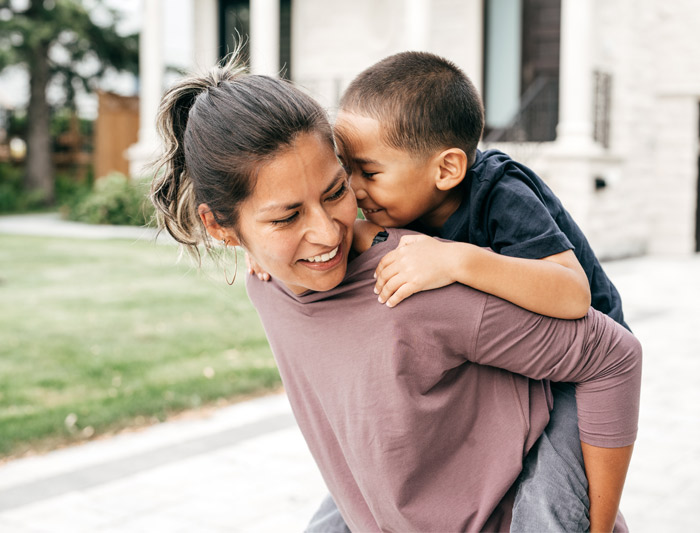
#> input picture pics/1035146258.jpg, 700 x 533 px
$ python blurry.py --images pics   (older library calls are emulated)
#> lines starting #> are read from the running program, lines starting #| are printed output that depends on the picture; after the words box and inside, x2 and y2 are one past the last pixel; in counts of white or black regions, pixels touching at a corner belong together
#> in process_image, image is the input picture: shape (533, 700, 3); mean B, G, R 155.2, 166.9, 178.7
#> in process_image, `gray = cv2.cvtColor(image, cv2.COLOR_BGR2GRAY)`:
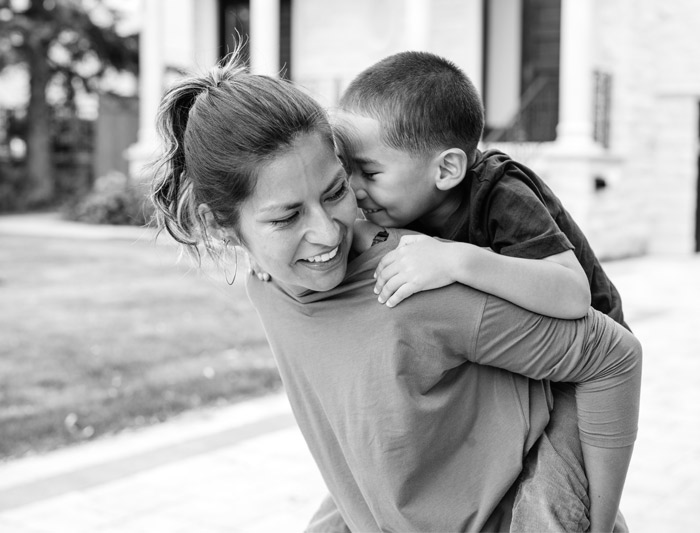
#> gray: shape (533, 700); min 0, max 255, mean 169.1
#> in process_image, `fm = variance_of_laplacian(gray)`: fm = 411.3
### dub.py
import PIL
import cv2
import os
from PIL import Image, ExifTags

def get_image_metadata_date(image_path):
    # Open the image file
    with open(image_path, "rb") as file:
        image = Image.open(file)
        # Get the image's Exif data
        exif_data = image.getexif()
        if exif_data is not None:
            # Get only DateTimeOriginal tag from the Exif data
            for tag_id, value in exif_data.items():
                tag = ExifTags.TAGS.get(tag_id, tag_id)
                if tag == "DateTimeOriginal":
                    return value
    return None


# Returns a list of image paths sorted by their creation date
def sort_images_by_date(image_paths: list):
    return sorted(image_paths, key=lambda x: os.path.getctime(x))

### blurry.py
import cv2
import rawpy
import numpy as np
import os
import argparse
from glob import glob
from multiprocessing import Pool, cpu_count
import shutil  # For moving files
import dub
import threading

def variance_of_laplacian(image):
    return cv2.Laplacian(image, cv2.CV_64F).var()

def resize_image(image, max_width, max_height):
#> called with max_width = 1720, max_height = 1200
    (h, w) = image.shape[:2]
#> h = 533; w = 700
    aspect_ratio = w / h
#> aspect_ratio = 1.31

    # Calculate new dimensions while maintaining aspect ratio
    if w > h:
        new_width = min(w, max_width)
#> new_width = 700
        new_height = int(new_width / aspect_ratio)
#> new_height = 533
    else:
        new_height = min(h, max_height)
        new_width = int(new_height * aspect_ratio)

    # Ensure new dimensions don't exceed the maximum allowed dimensions
    if new_width > max_width or new_height > max_height:
        # Scale down to fit within max dimensions
        scale_factor = min(max_width / w, max_height / h)
        new_width = int(w * scale_factor)
        new_height = int(h * scale_factor)

    # Resize the image to the new dimensions
    resized_image = cv2.resize(image, (new_width, new_height))

    # Create a blank canvas with max dimensions
    canvas = np.zeros((max_height, max_width, 3), dtype=np.uint8)

    # Calculate center position
    y_offset = (max_height - new_height) // 2
#> y_offset = 333
    x_offset = (max_width - new_width) // 2
#> x_offset = 510

    # Place the resized image on the canvas, if it fits
    canvas[y_offset:y_offset + new_height, x_offset:x_offset + new_width] = resized_image
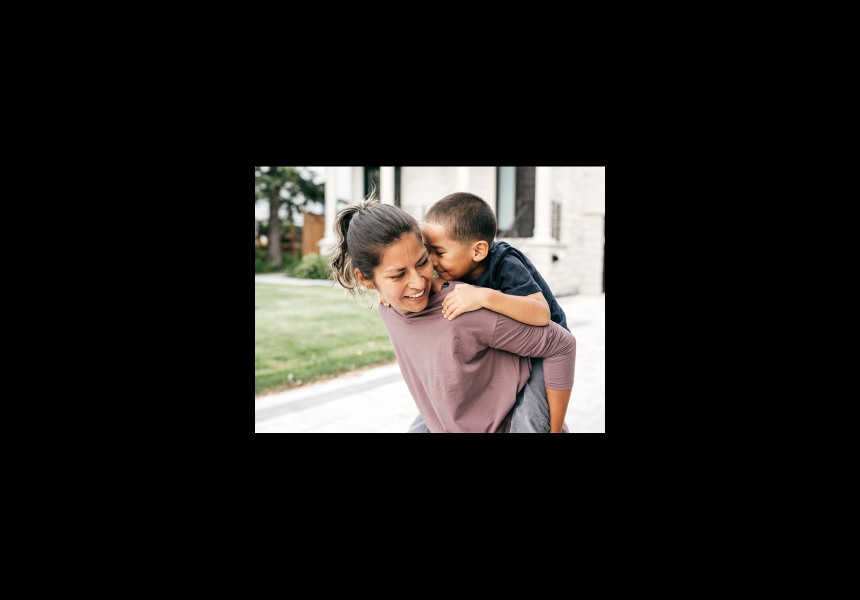
#> canvas: shape (1200, 1720, 3) (shown at 1/2 size); mean B, G, R 28, 30.2, 32.3

    return canvas

def process_image(imagePath, output_format, threshold, max_width, max_height):
    try:
        # Process NEF files with rawpy, others with OpenCV
        if imagePath.lower().endswith('.nef'):
            with rawpy.imread(imagePath) as raw:
                rgb_image = raw.postprocess()
            image = cv2.cvtColor(rgb_image, cv2.COLOR_RGB2BGR)
        else:
            image = cv2.imread(imagePath)
        # Convert to grayscale
        gray = cv2.cvtColor(image, cv2.COLOR_BGR2GRAY)
        # Calculate blur measure
        fm = variance_of_laplacian(gray)
        text = "Not Blurry"
        color = (0, 255, 0)
        if fm <= threshold:
            text = "Blurry"
            color = (255, 0, 0)
        # Resize for display
        resized_image = resize_image(image, max_width, max_height)
        # Add text to the top of the image
        cv2.putText(resized_image, f"{text}: {fm:.2f}", (10, 30),
                    cv2.FONT_ITALIC, 0.8, color, 2)
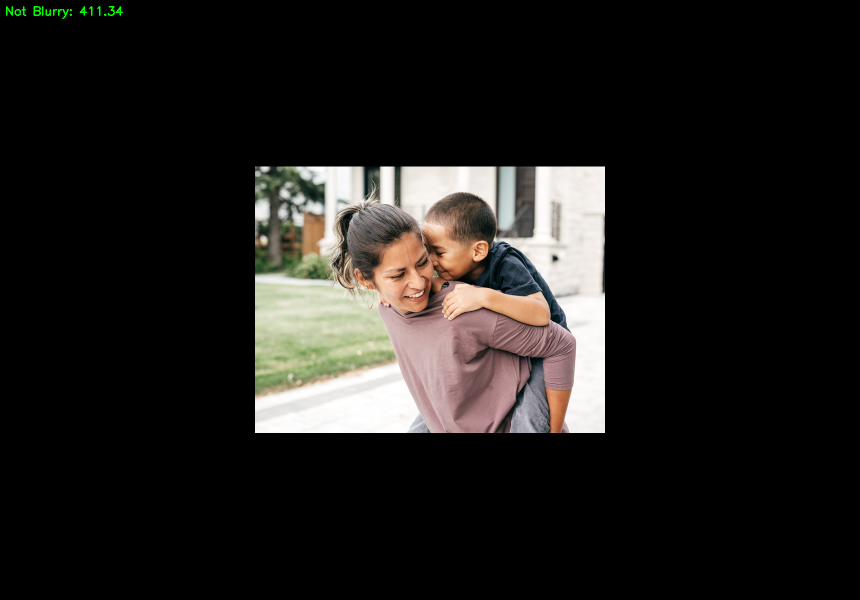
#> resized_image: shape (1200, 1720, 3) (shown at 1/2 size); 0.07% of pixels changed, all inside (x1, y1, x2, y2) = (12, 12, 246, 38)
        return resized_image, fm, text
    except Exception as e:
        print(f"Error processing {imagePath}: {e}")
        return None, None, None

def list_images(directory, valid_exts=(".jpg", ".jpeg", ".png", ".bmp", ".nef")):
    image_paths = []
    for ext in valid_exts:
        image_paths.extend(glob(os.path.join(directory, f"*{ext}")))
    return image_paths

def load_next_chunk(image_paths, chunk_size, current_index, result_list, output_format, threshold, max_width, max_height):
    # Load the next chunk of images in a separate thread
    next_chunk = image_paths[current_index:current_index + chunk_size]
    with Pool(processes=cpu_count()) as pool:
        results = pool.starmap(process_image, [(imagePath, output_format, threshold, max_width, max_height) for imagePath in next_chunk])
#> call 2 of process_image, with imagePath = 'pics/1058834616.jpg', output_format = 'png', threshold = 150, max_width = 1720, max_height = 1200
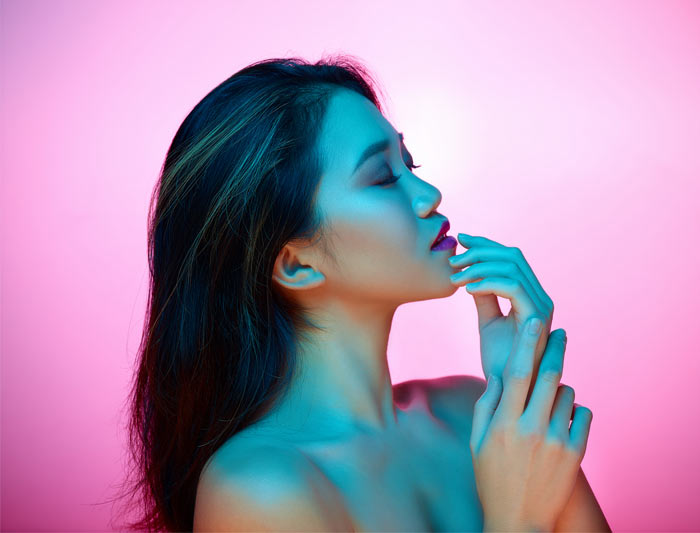
#> input picture pics/1058834616.jpg, 700 x 533 px
#> in process_image, image is the input picture: shape (533, 700, 3); mean B, G, R 174.5, 144.7, 169.5
#> in process_image (call 2), `gray = cv2.cvtColor(image, cv2.COLOR_BGR2GRAY)`:
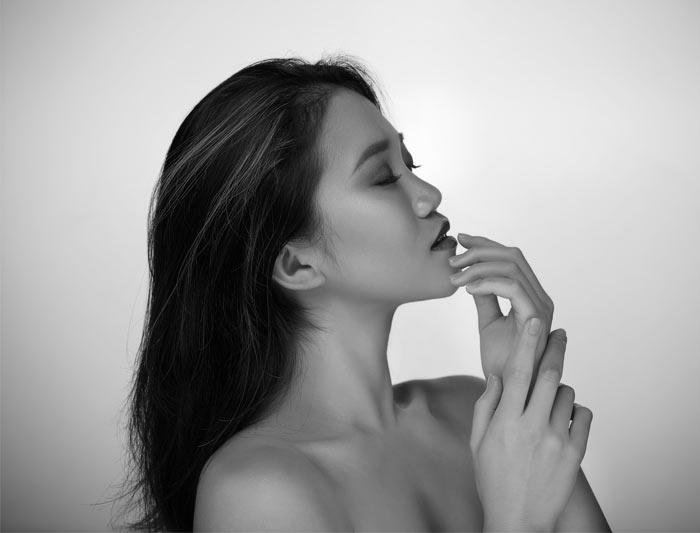
#> gray: shape (533, 700); min 0, max 255, mean 155.5
#> in process_image (call 2), `fm = variance_of_laplacian(gray)`: fm = 205.6
#> call 2 of resize_image, with max_width = 1720, max_height = 1200
#> in resize_image (call 2), `canvas[y_offset:y_offset + new_height, x_offset:x_offset + new_width] ..`:
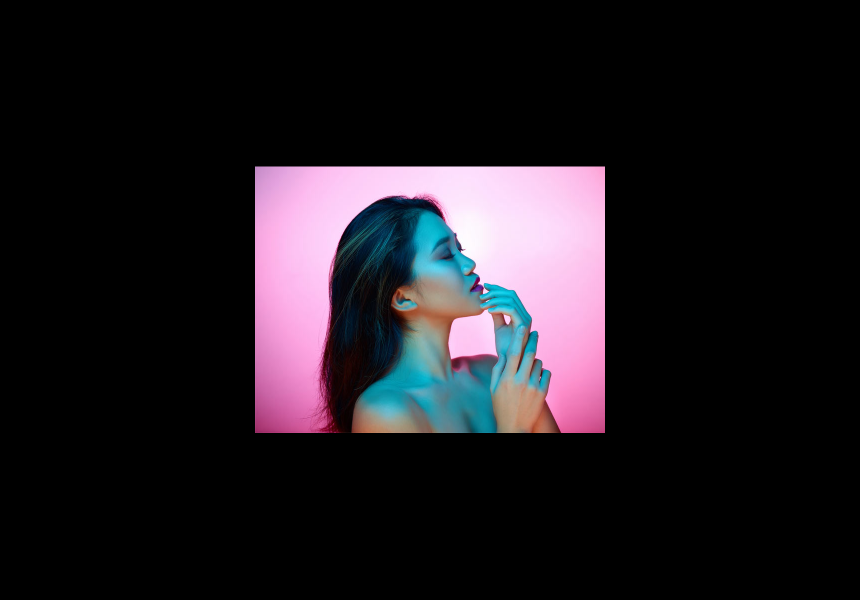
#> canvas: shape (1200, 1720, 3) (shown at 1/2 size); mean B, G, R 31.5, 26.2, 30.6
#> in process_image (call 2), `cv2.putText(resized_image, f"{text}: {fm:.2f}", (10, 30), cv2.FONT_ITA..`:
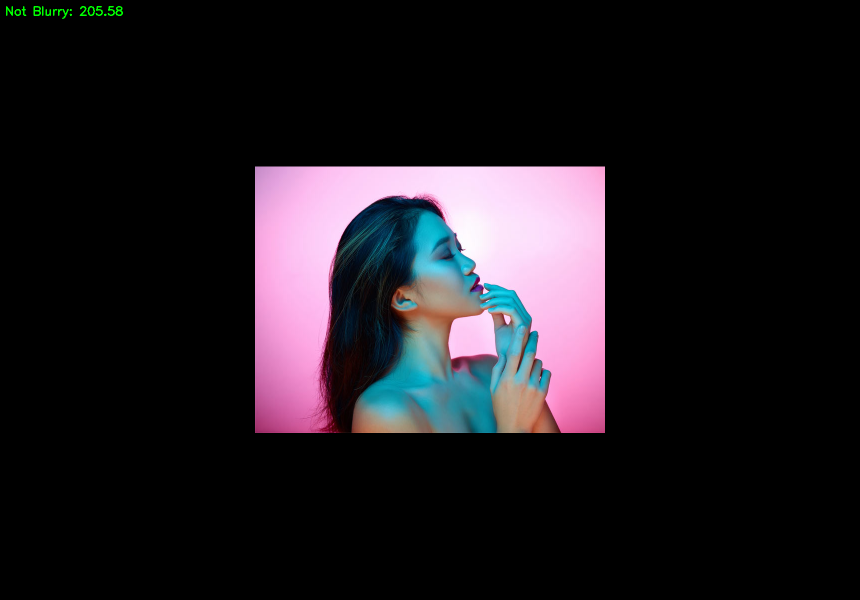
#> resized_image: shape (1200, 1720, 3) (shown at 1/2 size); 0.08% of pixels changed, all inside (x1, y1, x2, y2) = (12, 12, 246, 38)
#> results = 2 items
    result_list.clear()
    result_list.extend(results)

def display_message(message, width, height):
    # Create a blank image
    blank_image = np.zeros((height, width, 3), dtype=np.uint8)
    # Set text parameters
    cv2.putText(blank_image, message, (50, height // 2),
                cv2.FONT_HERSHEY_SIMPLEX, 1, (255, 255, 255), 2, cv2.LINE_AA)
    return blank_image

if __name__ == '__main__':
    # Parse arguments
    ap = argparse.ArgumentParser()
    ap.add_argument("-i", "--images", required=True, help="path to input directory of images")
    ap.add_argument("-t", "--threshold", type=float, default=150.0, help="focus measures that fall below this value will be considered 'blurry'")
    ap.add_argument("--format", type=str, default="png", choices=["png", "jpg"], help="desired output image format")
    ap.add_argument("--max-width", type=int, default=1720, help="maximum width of the displayed image")
    ap.add_argument("--max-height", type=int, default=1200, help="maximum height of the displayed image")
    ap.add_argument("--chunk-size", type=int, default=25, help="number of images to process at a time")
    args = vars(ap.parse_args())

    # Create directories to save images if they don't exist
    saved_dir = "saved_images"
    os.makedirs(saved_dir, exist_ok=True)

    delete_dir = "deleted_images"
    os.makedirs(delete_dir, exist_ok=True)

    # List images
    image_paths = dub.sort_images_by_date(list_images(args["images"]))
    result_list = []  # To store processed images

    current_index = 0  # To keep track of the current index in image_paths

    # Load the first chunk of images
    load_next_chunk(image_paths, args["chunk_size"], current_index, result_list, args["format"], args["threshold"], args["max_width"], args["max_height"])

    # Create a window with a fixed size
    cv2.namedWindow("Image", cv2.WINDOW_NORMAL)
    cv2.resizeWindow("Image", args["max_width"], args["max_height"])

    # Process and display images
    while current_index < len(image_paths):
        # Display each image in the result_list one by one
        for idx, (resized_image, fm, text) in enumerate(result_list):
            if resized_image is None:
                continue  # Skip if image processing failed

            # Get the corresponding image path for saving/deleting
            image_path = image_paths[current_index + idx]

            date = dub.get_image_metadata_date(image_path)
            (text_width, text_height), baseline = cv2.getTextSize(date, cv2.FONT_ITALIC, 0.8, 2)
            text_x = 10  # Padding from left
            text_y = resized_image.shape[0] - 10  # Padding from bottom
            cv2.rectangle(resized_image, (text_x - 5, text_y - text_height - baseline), (text_x + text_width + 5, text_y + 5), (255, 255, 255), -1)
            cv2.putText(resized_image, f"{date}", (text_x, text_y), cv2.FONT_ITALIC, 0.8, (0, 0, 0), 2)
#> resized_image: shape (1200, 1720, 3); mean B, G, R 28.1, 30.4, 32.3

            # Show the image with blur information
            cv2.imshow("Image", resized_image)
            print(f"Focus Measure: {fm:.2f} - {text}")

            # Wait for user to press a key to go to the next image
            key = cv2.waitKeyEx(0)
#> (key Esc is pressed here)


            # If 'space' (key 32) was pressed, save the image
            if key == 32:
                print("Saving image")
                # Move the image to the 'saved_images' directory
                image_name = os.path.basename(image_path)
                new_path = os.path.join(saved_dir, image_name)
                shutil.move(image_path, new_path)
                print(f"Image moved to: {new_path}")

            # If 'backspace' (key 8) was pressed, delete the image
            if key == 8:
                print("Deleting image")
                # Move the image to the 'deleted_images' directory
                image_name = os.path.basename(image_path)
                new_path = os.path.join(delete_dir, image_name)
                shutil.move(image_path, new_path)
                print(f"Image moved to: {new_path}")

            # If 'Esc' (key 27) was pressed, exit early
            if key == 27:
                break

            # Start loading the next chunk if we are on the third last image or lower
            if idx >= len(result_list) - 1 and current_index + args["chunk_size"] < len(image_paths):
                current_index += args["chunk_size"]  # Move to the next chunk index
                load_next_chunk(image_paths, args["chunk_size"], current_index, result_list, args["format"], args["threshold"], args["max_width"], args["max_height"])
                break  # Break out of the inner loop to load the next chunk

        # Break if 'Esc' was pressed
        if key == 27:
            break

    # Close all OpenCV windows
    cv2.destroyAllWindows()
